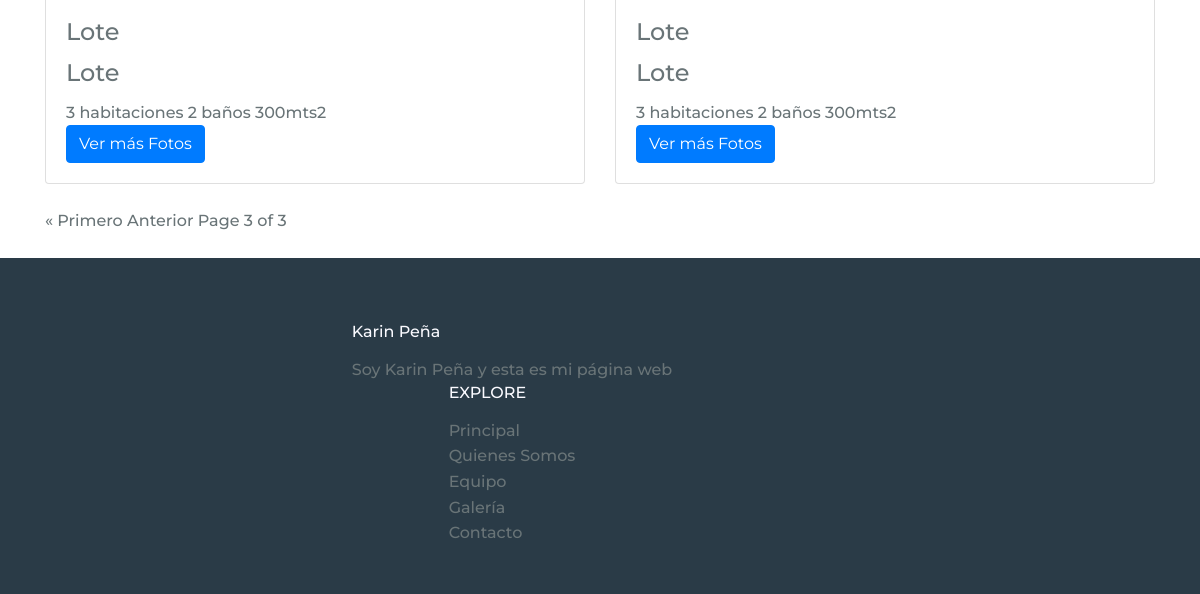
The page /busqueda?page=3 (lower part) on the database as committed earlier.
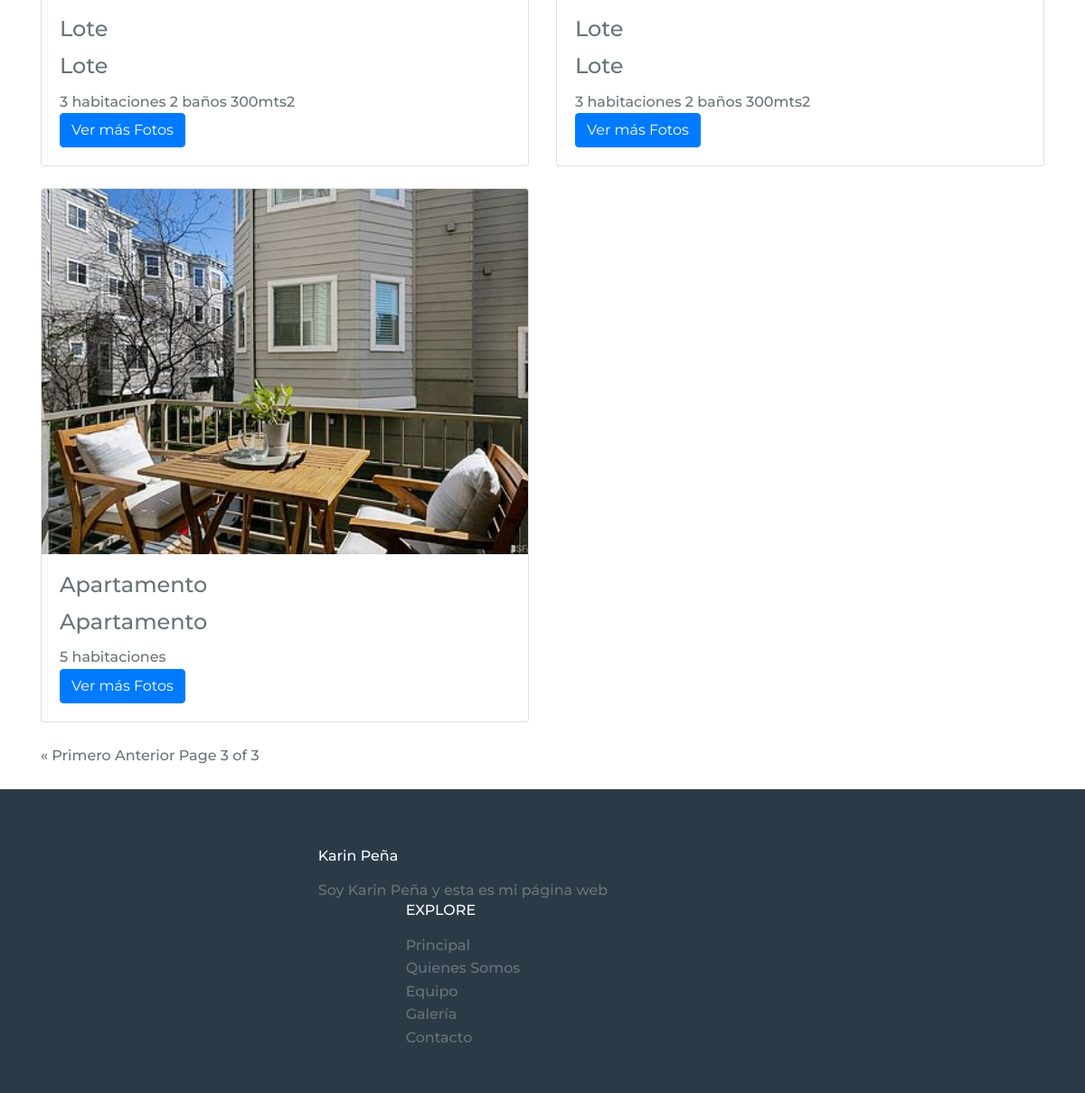
The same page on the database as committed later.
### inmuebles/models.py (models this page shows, shortened)
class Inmueble(models.Model):
    codigo = models.CharField(max_length=100)
    tipo = models.CharField(max_length=50, choices=TIPO_CHOICES ,blank=True, default='Error')
    ubicacion = models.CharField(max_length=1000, choices=UBI_CHOICES ,blank=True)
    edo = models.CharField(max_length=1000, choices=EDO_CHOICES ,blank=True)
    precio = models.DecimalField(max_digits=7,decimal_places=2)
    description = models.TextField()
    image = models.FileField(upload_to=('here/{}'.format(time.strftime("%Y/%m/%d"))),blank=True)

### inmuebles/views.py (the view)
# urls.py: path('busqueda', views.show_all_inmuebles_page, name="show_all_inmuebles_page"),
def show_all_inmuebles_page(request):
    context = {}
    filtered_inmuebles = InmuebleFilter(request.GET,queryset=Inmueble.objects.all())
    context['filtered_inmuebles'] = filtered_inmuebles
    paginated_filtered_inmuebles = Paginator(filtered_inmuebles.qs,3)
    page_number = request.GET.get('page')
    inmueble_page_obj = paginated_filtered_inmuebles.get_page(page_number)
    context['inmueble_page_obj'] = inmueble_page_obj
    return render(request, 'inmuebles/show_all_inmuebles_page.html',context=context)

### inmuebles/templatetags/inmuebles_extras.py (called while the page is built)
@register.simple_tag
def my_url(value,field_name,urlencode=None):
    url = '?{}={}'.format(field_name, value)
    if urlencode:
        querystring = urlencode.split('&')
        filtered_querystring = filter(lambda p: p.split('=')[0]!= field_name,querystring)
        encoded_querystring = '&'.join(filtered_querystring)
        url= '{}&{}'.format(url, encoded_querystring)
    return url

### inmuebles/templates/inmuebles/show_all_inmuebles_page.html (shortened to what this page needs)
{% extends 'inmuebles/base.html' %}
{% load static %}
{% block content %}
<div class="container py-4">
    {% load inmuebles_extras %}
    <br>
    <div class="row row-cols-1 row-cols-md-2">
    {%  for inmueble in inmueble_page_obj %}
    <div class="col mb-4">
      <div class="card">
        <div class="view overlay">
          <img class="card-img-top" src="{{inmueble.image.url}}" alt="">
        </div>
        <div class="card-body">
          <h4 class="card-title"> {{ inmueble.tipo }}</h4>
          <h4 class="card-title"> {{ inmueble.tipo }}</h4>
          <p class="card-text">{{ inmueble.description }}</p>
          <a href="{% url 'detalle' inmueble.id %}" class="btn btn-primary btn-md">Ver más Fotos</a>
        </div>
      </div>
    </div>
    {% endfor %}
    </div>
    <div class="pagination">
     <span class="step-links">
      {% if inmueble_page_obj.has_previous %}
        <a href="{% my_url 1 'page' request.GET.urlencode %}">&laquo; Primero</a>
        <a href="{% my_url inmueble_page_obj.previous_page_number 'page' request.GET.urlencode %}">Anterior</a>
      {% endif %}
        <span class="current">
            Page {{ inmueble_page_obj.number }} of {{ inmueble_page_obj.paginator.num_pages }}
        </span>
     </span>
    </div>
</div>
    {% endblock %}

Rows that differ between the two databases and show on the page:
added Inmueble: image (picture), tipo "Apartamento", description "5 habitaciones"
